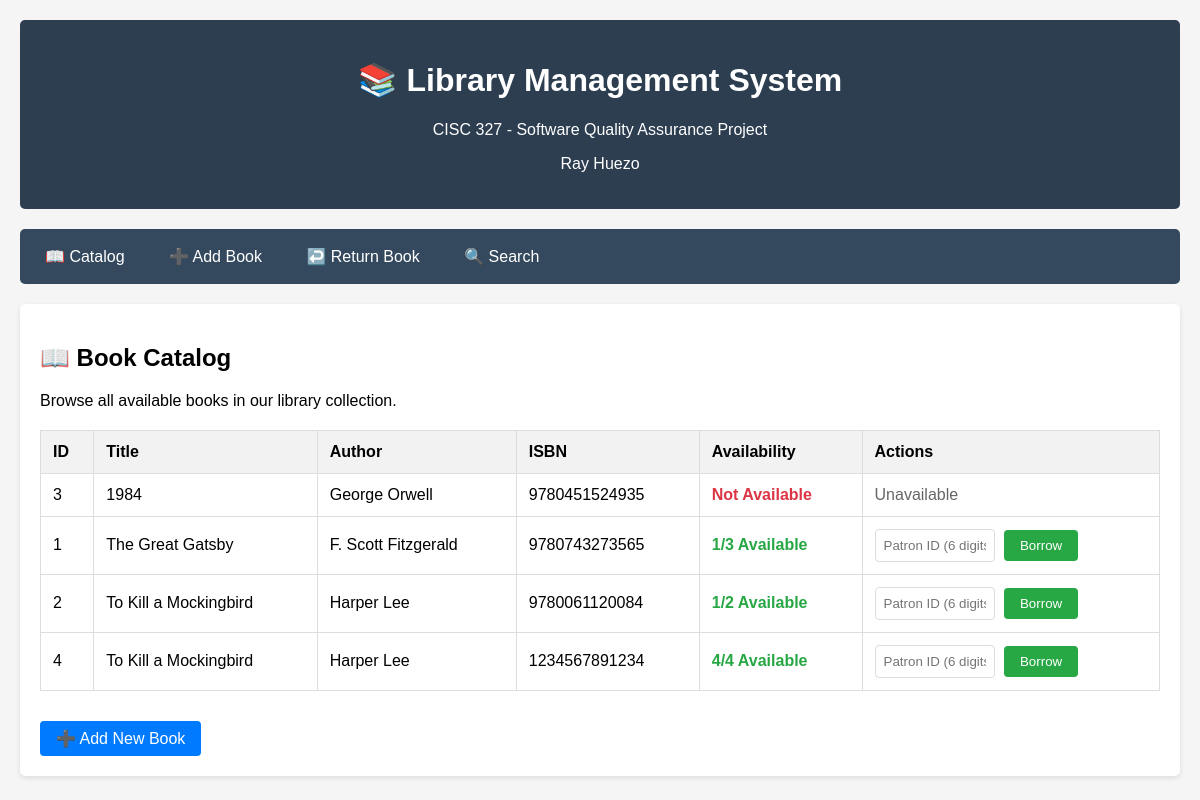
/catalog, run on the app's committed database.
### tables this page shows
CREATE TABLE books (
            id INTEGER PRIMARY KEY AUTOINCREMENT,
            title TEXT NOT NULL,
            author TEXT NOT NULL,
            isbn TEXT UNIQUE NOT NULL,
            total_copies INTEGER NOT NULL,
            available_copies INTEGER NOT NULL
        );

### routes/catalog_routes.py (the view)
@catalog_bp.route('/catalog')
def catalog():
    books = get_all_books()
    return render_template('catalog.html', books=books)

### database.py (called while the page is built)
def get_db_connection():
    conn = sqlite3.connect(DATABASE)
    conn.row_factory = sqlite3.Row  # This enables column access by name
    return conn

def get_all_books() -> List[Dict]:
    conn = get_db_connection()
    books = conn.execute('SELECT * FROM books ORDER BY title').fetchall()
    conn.close()
    return [dict(book) for book in books]

### templates/catalog.html (shortened to what this page needs)
{% extends "base.html" %}
{% block content %}
<h2>📖 Book Catalog</h2>
<p>Browse all available books in our library collection.</p>
{% if books %}
<table>
    <thead>
        <tr>
            <th>ID</th>
            <th>Title</th>
            <th>Author</th>
            <th>ISBN</th>
            <th>Availability</th>
            <th>Actions</th>
        </tr>
    </thead>
    <tbody>
        {% for book in books %}
        <tr>
            <td>{{ book.id }}</td>
            <td>{{ book.title }}</td>
            <td>{{ book.author }}</td>
            <td>{{ book.isbn }}</td>
            <td>
                {% if book.available_copies > 0 %}
                    <span class="status-available">{{ book.available_copies }}/{{ book.total_copies }} Available</span>
                {% else %}
                    <span class="status-unavailable">Not Available</span>
                {% endif %}
            </td>
            <td>
                {% if book.available_copies > 0 %}
                    <form method="POST" action="{{ url_for('borrowing.borrow_book') }}" style="display: inline;">
                        <input type="text" name="patron_id" placeholder="Patron ID (6 digits)"
                               pattern="[0-9]{6}" maxlength="6" required style="width: 120px; margin-right: 5px;">
                        <button type="submit" class="btn btn-success">Borrow</button>
                    </form>
                {% else %}
                    <span style="color: #666;">Unavailable</span>
                {% endif %}
            </td>
        </tr>
        {% endfor %}
    </tbody>
</table>
{% else %}
<div style="text-align: center; padding: 40px; color: #666;">
    <h3>No books in catalog</h3>
    <p>The library catalog is empty. <a href="{{ url_for('catalog.add_book') }}">Add the first book</a> to get started.</p>
</div>
{% endif %}
<div style="margin-top: 30px;">
    <a href="{{ url_for('catalog.add_book') }}" class="btn">➕ Add New Book</a>
</div>
{% endblock %}

### templates/base.html (shortened to what this page needs)
<!DOCTYPE html>
<html lang="en">
<head>
</head>
<body>
    <div class="header">
        <h1>📚 Library Management System</h1>
        <p>CISC 327 - Software Quality Assurance Project</p>
        <p>Ray Huezo</p>
    </div>
    <div class="nav">
        <a href="{{ url_for('catalog.catalog') }}">📖 Catalog</a>
        <a href="{{ url_for('catalog.add_book') }}">➕ Add Book</a>
        <a href="{{ url_for('borrowing.return_book') }}">↩️ Return Book</a>
        <a href="{{ url_for('search.search_books') }}">🔍 Search</a>
    </div>
    <div class="content">
        {% block content %}{% endblock %}
    </div>
</body>
</html>

### templates/base.html (style rules this page uses)
body { font-family: Arial, sans-serif; max-width: 1200px; margin: 0 auto; padding: 20px; background-color: #f5f5f5; }
.header { background-color: #2c3e50; color: white; padding: 20px; text-align: center; margin-bottom: 20px; border-radius: 5px; }
.nav { background-color: #34495e; padding: 10px; margin-bottom: 20px; border-radius: 5px; }
.nav a { color: white; text-decoration: none; padding: 8px 15px; margin-right: 10px; border-radius: 3px; display: inline-block; }
.content { background-color: white; padding: 20px; border-radius: 5px; box-shadow: 0 2px 5px rgba(0,0,0,0.1); }
table { width: 100%; border-collapse: collapse; margin-top: 20px; }
th, td { border: 1px solid #ddd; padding: 12px; text-align: left; }
th { background-color: #f2f2f2; font-weight: bold; }
.btn { background-color: #007bff; color: white; padding: 8px 16px; border: none; border-radius: 4px; cursor: pointer; text-decoration: none; display: inline-block; }
.btn-success { background-color: #28a745; }
input[type="text"], input[type="number"], select { width: 100%; padding: 8px; border: 1px solid #ddd; border-radius: 4px; box-sizing: border-box; }
.status-available { color: #28a745; font-weight: bold; }
.status-unavailable { color: #dc3545; font-weight: bold; }

### data on the page
books: id "3", title "1984", author "George Orwell", isbn "9780451524935", available_copies "Not Available"
books: id "1", title "The Great Gatsby", author "F. Scott Fitzgerald", isbn "9780743273565", available_copies "1", total_copies "3"
books: id "2", title "To Kill a Mockingbird", author "Harper Lee", isbn "9780061120084", available_copies "1", total_copies "2"
books: id "4", title "To Kill a Mockingbird", author "Harper Lee", isbn "1234567891234", available_copies "4", total_copies "4"
